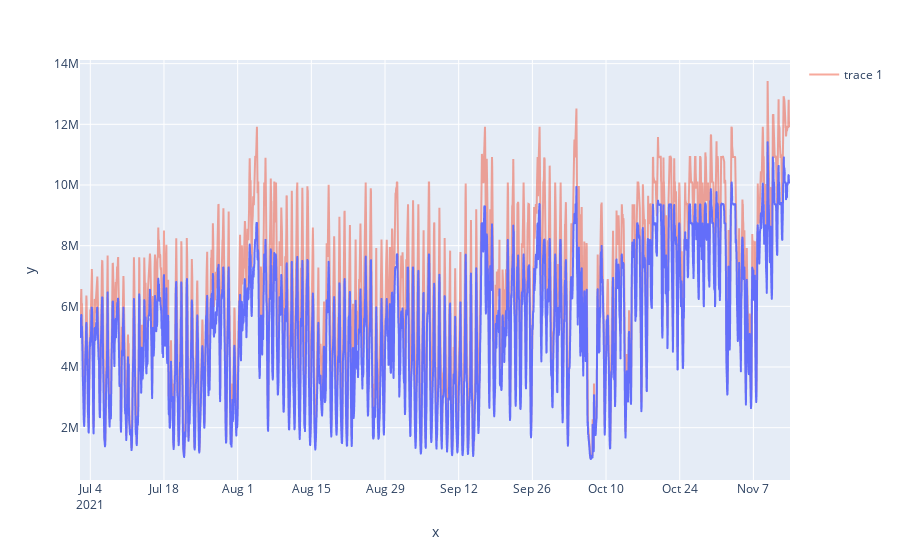

The code cell stored with this chart in its notebook:
### Code cell
fig = px.line(x=appa_hours_s.Time, y = appa_hours_s.LaFeO3_1)
fig.add_scatter(x=appa_hours_s.Time, y = appa_hours_s.LaFeO3_2, mode = "lines", opacity= 0.5)
fig.show()

### Figure 1 — Plotly figure (JSON) as saved in the notebook; plotly's stock layout.template omitted (floating-point values rounded to 4 significant figures; data arrays with more than 128 entries replaced by an {"elided": "..."} marker saying what was removed)
{"data": [{"hovertemplate": "x=%{x}<br>y=%{y}<extra></extra>", "legendgroup": "", "line": {"color": "#636efa", "dash": "solid"}, "marker": {"symbol": "circle"}, "mode": "lines", "name": "", "showlegend": false, "type": "scattergl", "x": {"elided": "3239 str values"}, "xaxis": "x", "y": {"elided": "3239 float values"}, "yaxis": "y"}, {"mode": "lines", "opacity": 0.5, "type": "scatter", "x": {"elided": "3239 str values"}, "y": {"elided": "3239 float values"}}], "layout": {"legend": {"tracegroupgap": 0}, "margin": {"t": 60}, "xaxis": {"anchor": "y", "domain": [0, 1], "title": {"text": "x"}}, "yaxis": {"anchor": "x", "domain": [0, 1], "title": {"text": "y"}}}}
